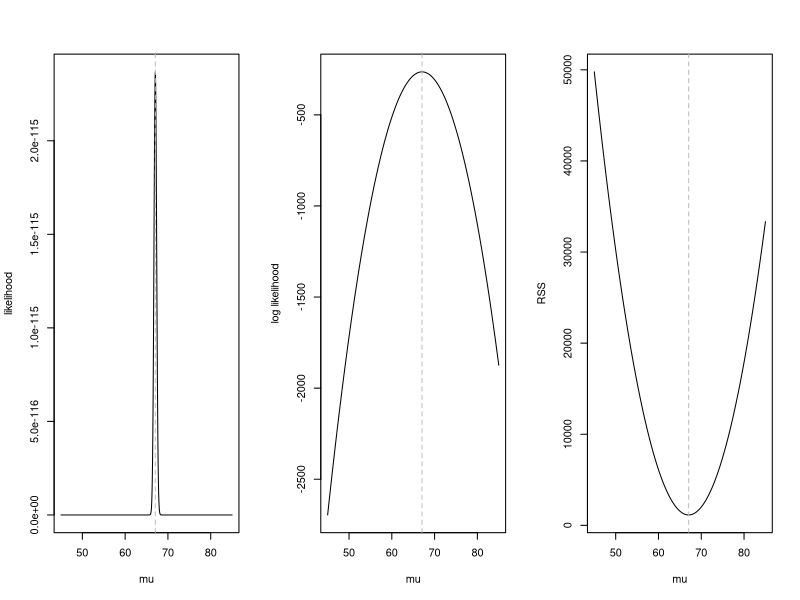
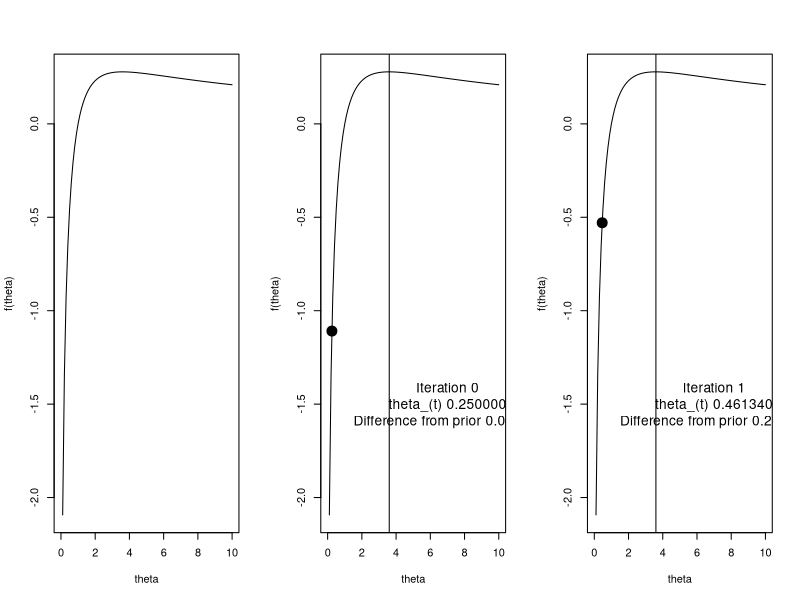
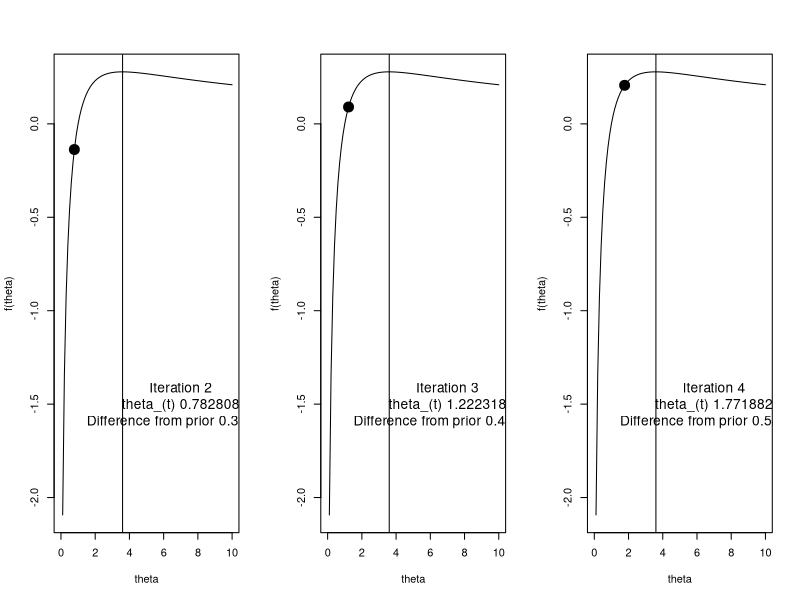
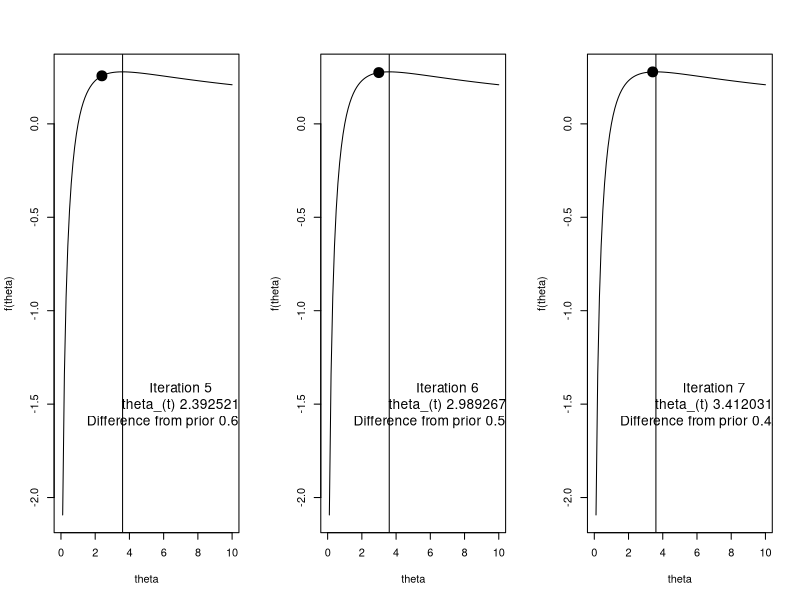
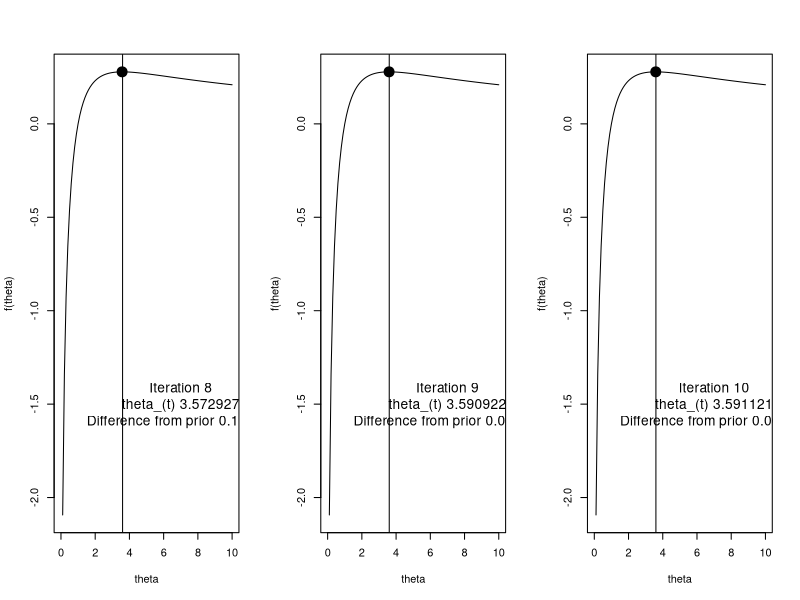
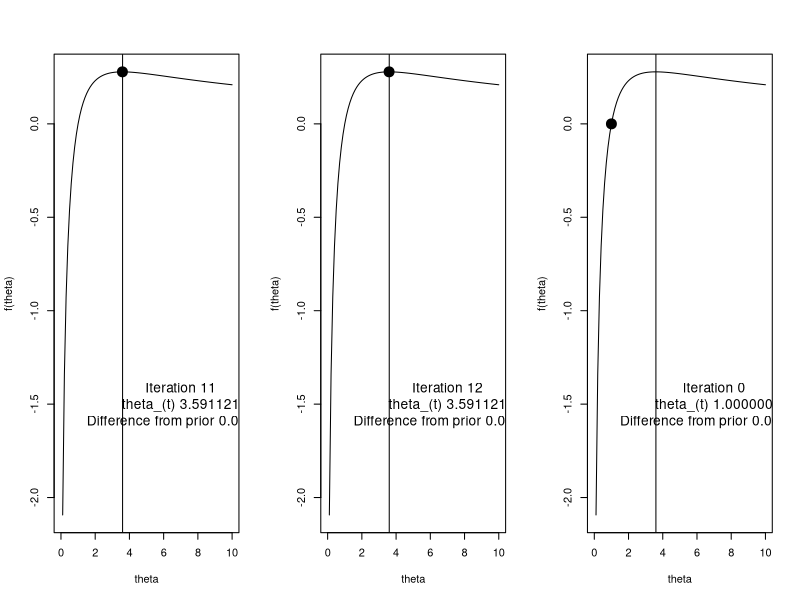
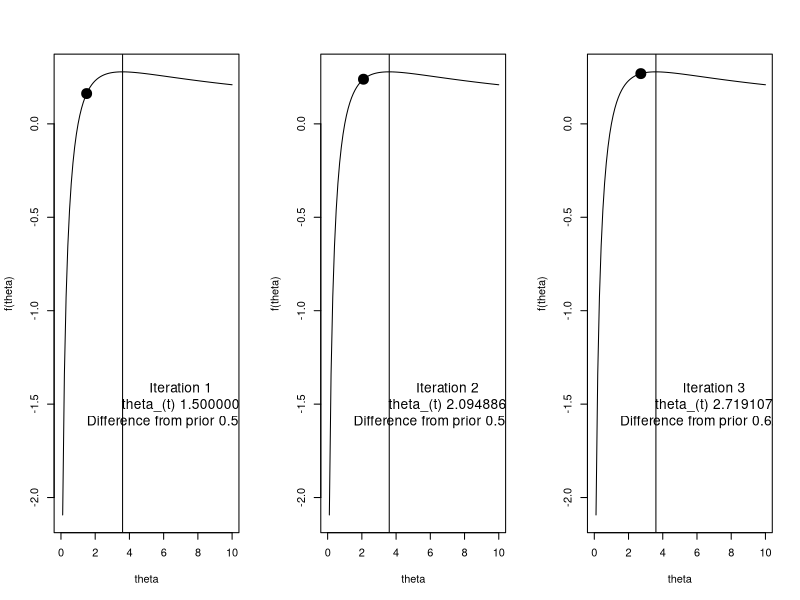
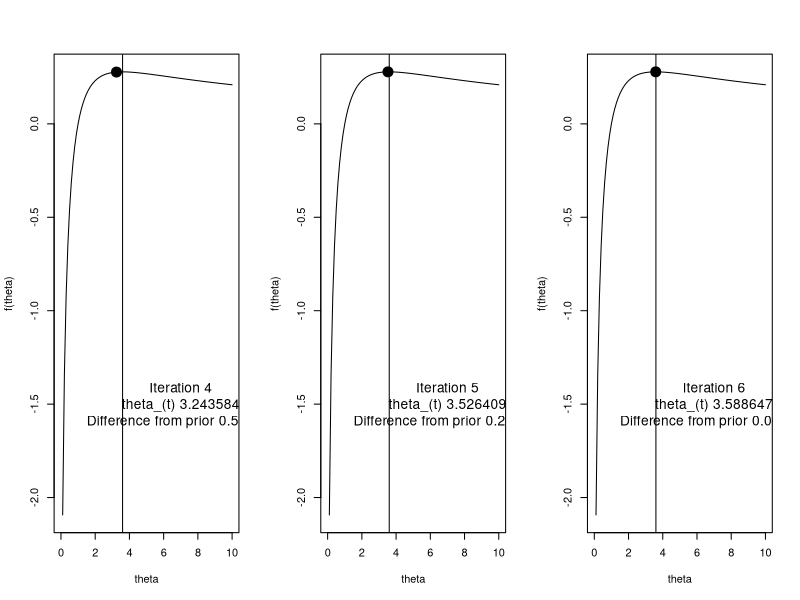

These figures' R source, in order:
## ---- chunk 1
knitr::opts_chunk$set(echo = TRUE)
## ---- chunk 2
## set simulation parameters
mu = 67
sigma2 = 10
n = 100

## generate random normally distributed samples
y = rnorm(n, mu, sd = sqrt(sigma2))

## print MLE of mu, mu_hat
cat("mean of y\n")
(mean(y))

## print estimate of mu in linear model framework (intercept only model)
cat("beta_hat from intercept only linear model\n")
print(lm(y ~ 1)$coef)

## ---- chunk 3
## returns a vector of likelihood values over a given range of mu values
## helps for plotting later
lik = function(mu, sigma2, y) {
  # create empty vector
  likelihood.vector = rep(NA, length(mu))
  
  # for each mu, calculate the likelihood value
  for (i in 1:length(likelihood.vector)) {
    likelihood.vector[i] = prod(dnorm(y, mu[i], sqrt(sigma2)))
  }
  
  # return vector of likelihood values spanning range of mu
  return(likelihood.vector)
}

## define the log-likelihood function with respect to mu
loglik = function(mu, sigma2, y) {
  # create empty vector
  log.likelihood.vector = rep(NA, length(mu))
  
  # calculate log likelihood
  for (i in 1:length(log.likelihood.vector)) {
    log.likelihood.vector[i] = sum(dnorm(y, mu[i], sqrt(sigma2), log = T))
  }
  
  return(log.likelihood.vector)
}

## define the residual sum of squares function with respect to mu
RSS = function(mu, sigma2, y) {
  # create empty vector
  RSS.vector = rep(NA, length(mu))
  
  # calculate log likelihood
  for (i in 1:length(RSS.vector)) {
    RSS.vector[i] = sum((y - mu[i]) ^ 2)
  }
  
  return(RSS.vector)
}


## ---- chunk 4
## range of mu to plot over
range = seq(45, 85,, 1000)

## arrange the two plots in 1 row, three columns
par(mfrow = c(1, 3))

## likelihood plot
plot(
  range,
  lik(mu = range, sigma2 = sigma2, y = y),
  type = "l",
  ylab = "likelihood",
  xlab = "mu"
)

# add vertical line at the mean of y
abline(v = mean(y), lty = 2, col = "grey")

## log likelihood plot
plot(
  range,
  loglik(mu = range, sigma2 = sigma2, y = y),
  type = "l",
  ylab = "log likelihood",
  xlab = "mu"
)

# vertical line at the mean of y
abline(v = mean(y), lty = 2, col = "grey")

## RSS plot
plot(
  range,
  RSS(mu = range, sigma2 = sigma2, y = y),
  type = "l",
  ylab = "RSS",
  xlab = "mu"
)

# vertical line at the mean of y
abline(v = mean(y), lty = 2, col = "grey") 
## ---- chunk 5
# define function
f1 = function(theta) {
  log(theta) / (1 + theta)
}

# make a plot with this function, where the x-axis ranges from 0 to 10
plot(
  f1,
  from = 0,
  to = 10,
  ylab = "f(theta)",
  xlab = "theta"
)
## ---- chunk 6
  th = 0.25
    i = h = 0
  plot(f1, from = 0, to = 10, ylab = "f(theta)", xlab = "theta")
  points(th, f1(th), pch = 19, cex = 2)
  abline(v = 3.6)
  text(x = 7, y = -1.5,labels = sprintf("Iteration %d\n theta_(t) %f \n Difference from prior %f", i, th, h), cex = 1.25)
  for(i in 1:12){
    h = ((th + 1)*(1+1/th - log(th)))/(3+4/th+1/th^2-2*log(th))
     th = th + h
     plot(f1, from = 0, to = 10, ylab = "f(theta)", xlab = "theta")
     points(th, f1(th), pch = 19, cex = 2)
     abline(v = 3.6)
     text(x = 7, y = -1.5,labels = sprintf("Iteration %d\n theta_(t) %f \n Difference from prior %f", i, th, h), cex = 1.25)
  }

## ---- chunk 7
  th = 1
    i = h = 0
  plot(f1, from = 0, to = 10, ylab = "f(theta)", xlab = "theta")
  points(th, f1(th), pch = 19, cex = 2)
  abline(v = 3.6)
  text(x = 7, y = -1.5,labels = sprintf("Iteration %d\n theta_(t) %f \n Difference from prior %f", i, th, h), cex = 1.25)
  for(i in 1:12){
    h = ((th + 1)*(1+1/th - log(th)))/(3+4/th+1/th^2-2*log(th))
     th = th + h
     plot(f1, from = 0, to = 10, ylab = "f(theta)", xlab = "theta")
     points(th, f1(th), pch = 19, cex = 2)
     abline(v = 3.6)
     text(x = 7, y = -1.5,labels = sprintf("Iteration %d\n theta_(t) %f \n Difference from prior %f", i, th, h), cex = 1.25)
  }
## ---- chunk 8
  th = 4
  i = h = 0
  plot(f1, from = 0, to = 10, ylab = "f(theta)", xlab = "theta")
  points(th, f1(th), pch = 19, cex = 2)
  abline(v = 3.6)
  text(x = 7, y = -1.5,labels = sprintf("Iteration %d\n theta_(t) %f \n Difference from prior %f", i, th, h), cex = 1.25)
     
  for(i in 1:12){
    h = ((th + 1)*(1+1/th - log(th)))/(3+4/th+1/th^2-2*log(th))
     th = th + h
     plot(f1, from = 0, to = 10, ylab = "f(theta)", xlab = "theta")
     points(th, f1(th), pch = 19, cex = 2)
     abline(v = 3.6)
     text(x = 7, y = -1.5,labels = sprintf("Iteration %d\n theta_(t) %f \n Difference from prior %f", i, th, h), cex = 1.25)
  }
## ---- chunk 9
  th = 8
    i = h = 0
  plot(f1, from = 0, to = 10, ylab = "f(theta)", xlab = "theta")
  points(th, f1(th), pch = 19, cex = 2)
  abline(v = 3.6)
  text(x = 7, y = -1.5,labels = sprintf("Iteration %d\n theta_(t) %f \n Difference from prior %f", i, th, h), cex = 1.25)
  for(i in 1:12){
    h = ((th + 1)*(1+1/th - log(th)))/(3+4/th+1/th^2-2*log(th))
     th = th + h
     plot(f1, from = 0, to = 10, ylab = "f(theta)", xlab = "theta")
     points(th, f1(th), pch = 19, cex = 2)
     abline(v = 3.6)
     text(x = 7, y = -1.5,labels = sprintf("Iteration %d\n theta_(t) %f \n Difference from prior %f", i, th, h), cex = 1.25)
  }
## ---- chunk 10
# generate 100 poisson(10) samples
set.seed(10)
n = 100
lambda = 10
y = rpois(n, lambda)
mean(y)

## ---- chunk 11
# log likelihood function
logLik = function(lambda, y) {
  value = sum(dpois(y, lambda = lambda, log = T))
  return(value)
}

# lets write a function for the first derivative
d1 = function(lambda, y) {
  first = -length(y) + sum(y) / lambda
  return(first)
}

# now the second
d2 = function(lambda, y) {
  second = -sum(y) / lambda ^ 2
  return(second)
}
## ---- chunk 12
# now lets apply NR. First lets set the tolerance and choose a starting value
# the start
tol = 10^-4
lam = 0.1
maxit = 50
iter = 0 # iteration counter
eps = Inf # keeps track of current difference
start = Sys.time() # record start time

while (eps > tol & iter < maxit) {
  # save the previous value
  lam0 = lam
  
  # calculate h, the increment
  h = -d1(lambda = lam, y = y) / d2(lambda = lam, y = y)
  
  # update lambda
  lam = lam + h
  
  # update the log likelihood
  logL = logLik(lambda = lam, y = y)
  
  # calculate the diff in lambda, could also use the log likelihood if we wanted
  eps  = abs(lam - lam0)
  
  # update the iteration number
  iter = iter + 1
  if (iter == maxit)
    warning("Iteration limit reached without convergence")
  
  # print out info to keep track
  cat(sprintf("Iter: %d logL: %f lam: %f h: %f eps:%f\n", iter, logL, lam, h, eps))
}
end = Sys.time()
print(end - start)
## ---- chunk 13



tol = 10^-4
lam = 0.1
maxit = 50
iter = 0
eps = Inf

range = seq(0.001, 30, , 1000)
plot(
  range,
  sapply(range, logLik, y = y),
  ylab = "logLik(lambda)",
  xlab = "lambda",
  type = 'l'
)
points(lam0, logLik(lam0, y = y), pch = 19, cex = 2)
abline(v = mean(y))

while (eps > tol & iter < maxit) {
  # save the previous value
  lam0 = lam
  
  # calculate h, the increment
  h = -d1(lambda = lam, y = y) / d2(lambda = lam, y = y)
  
  # update lambda
  lam = lam + h
  
  # update the log likelihood
  logL = logLik(lambda = lam, y = y)
  
  # calculate the diff, could also use the log likelihood if we wanted
  eps  = abs(lam - lam0)
  
  # update the iteration number
  iter = iter + 1
  
  plot(
    range,
    sapply(range, logLik, y = y),
    ylab = "logLik(lambda)",
    xlab = "lambda",
    type = 'l'
  )
  points(lam, logLik(lam, y = y), pch = 19, cex = 2)
  abline(v = mean(y))
}
## ---- chunk 14
# now lets apply FS using same framework as before
# the start
tol = 10 ^ -4
lam = 0.1
maxit = 50
iter = 0
eps = Inf

start = Sys.time()
while (eps > tol & iter < maxit) {
  # save the previous value
  lam0 = lam
  
  # calculate h, the increment. 
  h = d1(lambda = lam, y = y) / (n / lam)
  
  # update lambda
  lam = lam + h
  
  # lambda cant be less than or equal to 0, so put a check for this
  if (lam <= 0)
    stop("lambda leq 0")
  
  # update the log likelihood
  logL = logLik(lambda = lam, y = y)
  
  # calculate the diff, could also use the log likelihood if we wanted
  eps  = abs(lam - lam0)
  
  # update the iteration number
  iter = iter + 1
  if (iter == maxit)
    warning("Iteration limit reached without convergence")
  
  # print out info to keep track
  cat(sprintf("Iter: %d logL: %f lam: %f h: %f eps:%f\n", iter, logL, lam, h, eps))
}
end = Sys.time()
print(end - start)
## ---- chunk 15
# 100 samples
n = 100

# create X from two normally distributed predictors, assume intercept
x1 = rnorm(n)
x2 = rnorm(n)
X = model.matrix( ~ 1 + x1 + x2)

# pick beta
beta = c(1, 1, 1)

# simulate samples
lambda = exp(X %*% beta)
y = rpois(n, lambda)
## ---- chunk 16
data.matrix = cbind(log(y+1), x1, x2)
pairs(data.matrix)
## ---- chunk 17
# loglikelihood function
logLik.reg = function(beta, y, X) {
  lambda_hat = exp(X %*% beta)
  value = sum(dpois(y, lambda = lambda_hat, log = T))
  return(value)
}

# lets write a function for the first derivative
d1.reg = function(beta, y, X) {
  lambda_hat = exp(X %*% beta)
  r = y - lambda_hat
  first = matrix(0, ncol = 1, nrow = ncol(X))
  for (i in 1:length(y))
    first =  first + r[i] * X[i, ] # also can be done with colSums(sweep(X,MARGIN=2,r,`*`))
  return(first)
}

# now the second
d2.reg = function(beta, y, X) {
  lambda_hat = exp(X %*% beta)
  second = 0
  for (i in 1:length(y))
    second =  second+-lambda_hat[i] * X[i, ] %*% t(X[i, ])
  return(second)
}
## ---- chunk 18
# the start
tol = 10 ^ -4
beta = c(log(mean(y)), 0, 0) # multivariate now
maxit = 50
iter = 0
eps = Inf

start = Sys.time()
while (eps > tol & iter < maxit) {
  # save the previous value
  beta0 = beta
  
  # calculate h, the increment
  h = -solve(d2.reg(beta = beta, y = y, X = X)) %*% d1.reg(beta = beta, y = y, X = X)
  
  # update lambda
  beta = beta + h
  
  # update the log likelihood
  logL = logLik(lambda = exp(X %*% beta), y = y)
  
  # calculate the euclidean distance, could also use the log likelihood if we wanted
  eps  = sqrt(sum((beta - beta0) ^ 2))
  
  # update the iteration number
  iter = iter + 1
  if (iter == maxit)
    warning("Iteration limit reached without convergence")
  
  # print out info to keep track
  cat(
    sprintf(
      "Iter: %d logL: %.2f beta0: %.3f beta1: %.3f beta2: %.3f eps:%f\n",
      iter,
      logL,
      beta[1],
      beta[2],
      beta[3],
      eps
    )
  )
}
end = Sys.time()
print(end - start)
## ---- chunk 19
print(beta)
print(glm(y ~ X -1, family = poisson()))
## ---- chunk 20
# the start
tol = 10 ^ -4
beta = c(log(mean(y)), 0, 0) # multivariate now
maxit = 50
iter = 0
eps = Inf

start = Sys.time()
while (eps > tol & iter < maxit) {
  # save the previous value
  beta0 = beta
  
  # set up  values
    # eta
    eta_t = X %*% beta0
    
    # e
    e = exp(-eta_t) * (y - exp(eta_t))
    
    # weight vector used in next step
    w = exp(eta_t)
    
    # diagonal weight matrix
    W = diag(as.vector(w))
    
    # z
    z = eta_t + e
    
  # solve for beta(t+1)
  beta = solve(t(X) %*% W %*% X) %*% t(X) %*% W %*% z
  
  # update the log likelihood
  eta_t1 = X %*% beta
  logL = logLik(lambda = exp(eta_t1), y = y)
  
  # calculate the euclidean distance, could also use the log likelihood if we wanted
  eps  = sqrt(sum((beta - beta0) ^ 2))
  
  # update the iteration number
  iter = iter + 1
  if (iter == maxit)
    warning("Iteration limit reached without convergence")
  
  # print out info to keep track
  cat(
    sprintf(
      "Iter: %d logL: %.2f beta0: %.3f beta1: %.3f beta2: %.3f eps:%f\n",
      iter,
      logL,
      beta[1],
      beta[2],
      beta[3],
      eps
    )
  )
}
end = Sys.time()
print(beta)
print(end - start)

## ---- chunk 21
# load the optimx library
library(optimx)
start = Sys.time()
fit = optimx(
  par = c(log(mean(y)),0,0), # initial values for the parameters. 
  fn = function(x, X, y){logLik.reg(beta = x,X = X, y= y)}, # log likelihood
  gr = function(x, X, y){d1.reg(beta = x,X = X, y= y)}, # gradient/1st derivative
  method = "BFGS",
  y = y,
  X = X,
  #itmax = maxit, # max number of iterations
  control = list(
              trace = 0, # higher number print more detailed output
              maximize = T, # default is to minimize
              abstol= tol
              # parscale = vector of scaling values to correct for scale differencs in parameters.  Should be the same length as the num of parameters
              )
)
end = Sys.time()
print(end - start)
print(fit)  
## ---- chunk 22
# the start
tol = 10^-6
beta = c(log(mean(y)),0,0) # multivariate now
maxit = 10000
iter = 0
alpha = 0.0001
eps = Inf

# given this, the result below will be the same as NR
start = Sys.time()
while(eps > tol & iter < maxit){
  # save the previous value
  beta0 = beta
  
  # calculate h, the increment
  h =  alpha*d1.reg(beta = beta, y = y, X = X)
  
  # update lambda
  beta = beta + h
  
  # update the log likelihood 
  logL = logLik(lambda = exp(X%*%beta), y= y)
  
  # calculate the euclidean distance, could also use the log likelihood if we wanted
  eps  = sqrt(sum((beta - beta0)^2))
  
  # update the iteration number
  iter = iter + 1
  if(iter == maxit) warning("Iteration limit reached without convergence")
  
  # print out info to keep track
  if(floor(iter/20) == ceiling(iter/20)) cat(sprintf("Iter: %d logL: %.2f beta0: %.3f beta1: %.3f beta2: %.3f eps:%f\n",iter, logL,beta[1],beta[2],beta[3],eps))
}
end = Sys.time()
print(end - start)
## ---- chunk 23
# the start
tol = 10^-9 # lowered threshold to ensure convergence
beta = c(log(mean(y)),0,0) # multivariate now
maxit = 100000 # increased iteration limit
iter = 0
alpha = 0.00001
subsample.size = 2
eps = 100000
epscount = 0
logL = rep(NA, maxit)

# given this, the result below will be the same as NR
start = Sys.time()
while(eps > tol & iter < maxit & epscount < 4){
  # save the previous value
  beta0 = beta
  
  # take subsample
  index = sample(1:n,size = subsample.size,replace = T)
  
  # calculate h, the increment
  h =  alpha*d1.reg(beta = beta, y = y[index], X = X[index,])
  
  # update lambda
  beta = beta + h
  
  # update the log likelihood 
  logL[iter] = logLik(lambda = exp(X%*%beta), y= y)
  
  # use relative change in logL from 1000 iterations prior
  # this is because randomness between single iterations large, smooths out
  if(iter > 1000) eps  = abs(logL[iter] -logL[iter-1000])/abs(logL[iter-1000])
  
  # we use this count to protect against randomly hitting the convergene limit early
  if(eps < tol) epscount = epscount+1
  
  # update the iteration number
  iter = iter + 1
  if(iter == maxit) warning("Iteration limit reached without convergence")
  
  # print out info to keep track
  if(floor(iter/1000) == ceiling(iter/1000)) cat(sprintf("Iter: %d logL: %.2f beta0: %.3f beta1: %.3f beta2: %.3f eps:%f\n",iter, logL[iter-1],beta[1],beta[2],beta[3],eps))
}
end = Sys.time()
print(end - start)
## ---- chunk 24
# load the optimx library
library(optimx)
start = Sys.time()
fit = optimx(
  par = c(log(mean(y)),0,0), # initial values for the parameters. 
  fn = function(x, X, y){logLik.reg(beta = x,X = X, y= y)}, # log likelihood
  method = "Nelder-Mead",
  y = y,
  X = X,
  #itmax = maxit, # max number of iterations
  control = list(
              trace = 0, # higher number print more detailed output
              maximize = T, # default is to minimize
              abstol= tol
              # parscale = vector of scaling values to correct for scale differencs in parameters.  Should be the same length as the num of parmaters
              )
)
end = Sys.time()
print(end - start)
print(fit)  
